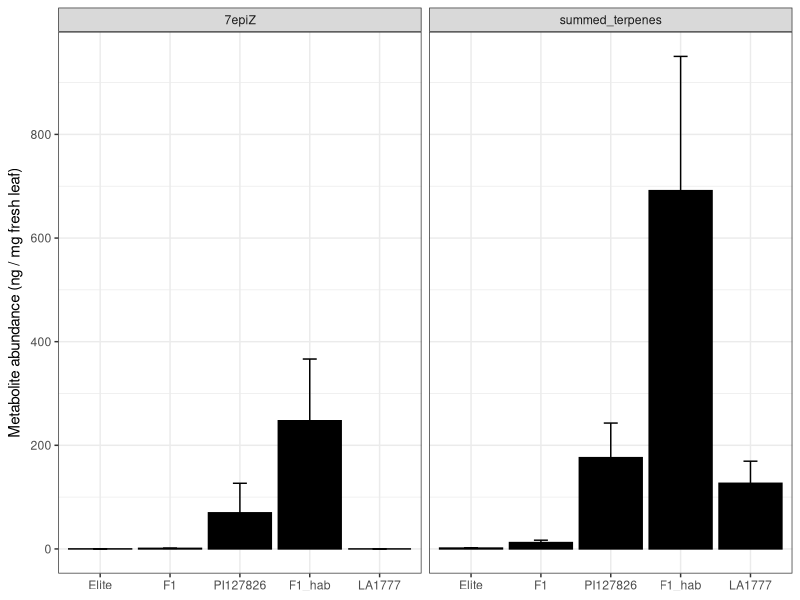

Recreate this plot in R.
library(tidyverse)

##############
# custom theme
##############
my.theme = 
  theme(text = element_text(),
        axis.text.x = element_text(size = 8, colour = "black", angle = 90),
        axis.text.y = element_text(size = 8, colour = "black"),
        axis.title.y = element_text(size = 8, colour = "black"),
        strip.background = element_blank(),
        panel.grid.major = element_blank(),
        panel.grid.minor = element_blank(),
        panel.border = element_rect(),
        panel.background = element_rect(fill = NA, color = "black"),
        strip.text.x = element_text(size=8, colour = "black")
  )+
  theme_bw()

#######

df <- read.delim("data/20200722_F1s_leafwash_ng_mg_tissue.txt", 
                       header = T, 
                       sep = "\t", 
                       dec = ".", 
                       check.names = F,
                       quote = "", # to avoid quotes around terpene names
                       stringsAsFactors = F)

# Make data tidy -> select for the right genotypes -> order the genotypes for plotting

df.long = df %>% pivot_longer(cols = 4:ncol(df), names_to = "metabolite", values_to = "value") %>% 
  filter(genotype %in% c("Elite", "F1", "PI127826",  "F1_hab", "LA1777")) %>%
  mutate(genotype = factor(genotype, 
                           levels = c("Elite", "F1", "PI127826",  "F1_hab", "LA1777"),
                           ordered = TRUE)) 

# Optional:
#calculate to nanogram metabolite per gram (instead of milligram) fresh leaf
# df.long$value = df.long$value * 1000

# calculate average values for each metabolite

df.avg = df.long %>% 
  dplyr::group_by(genotype, metabolite) %>% 
  dplyr::summarise(mean_value = mean(value), se = sd(value)/sqrt(3)) 

#####################################################
# Fig 1A: plot 7-epizingiberene and summed_terpenes #
#####################################################

p.fig1a = 
df.avg %>% filter(metabolite %in% c("7epiZ", "summed_terpenes")) %>% 
  ggplot(., aes(x = genotype,
                y = mean_value)) +
  geom_bar(aes(x = genotype, 
               y = mean_value), 
           stat = "identity",
           color = "black", 
           fill = "black") +
  scale_y_continuous(breaks = c(0, 200,400,600,800))+
  geom_errorbar(aes(x = genotype, 
                    ymin = mean_value - se, 
                    ymax = mean_value + se), 
                width = 0.2)+
  facet_wrap(~metabolite)+
  my.theme +
  xlab(NULL) + 
  ylab(expression("Metabolite abundance (ng / mg fresh leaf)"))

ggsave(file = "figures/Figure_01_terpenes_type6_CVxPI127826/Fig1A.pdf", plot = p.fig1a, width = 9, height = 5.5, units = "cm")
